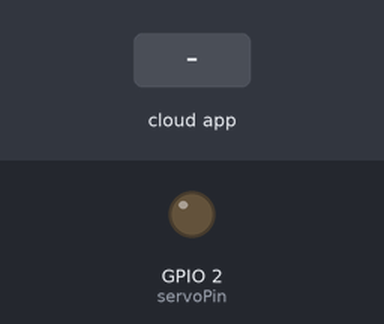
This sketch was run on a simulated ESP32. Parts: output pins drawn as LEDs (lit = HIGH). The inputs (shaded band) are chosen by the test bench. WiFi joins after 1.5 s; servers stay silent unless stated; the Firebase database answers and starts empty; what the sketch prints to the serial monitor is not drawn.

Above: at 2.7 s.
2.8 s: the phone or cloud app sets Switch to 1
At 3.9 s:
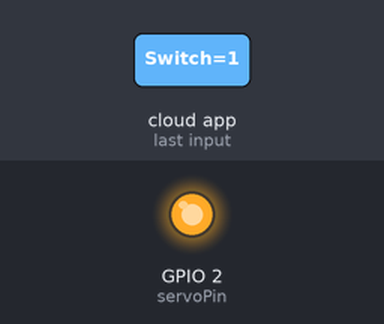
4.5 s: the phone or cloud app sets Switch to 0
At 5.9 s:
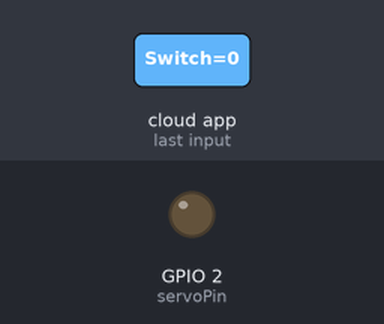
Timing chart, 0 to 7.5 s (numbered marks = the images above; inputs shaded):
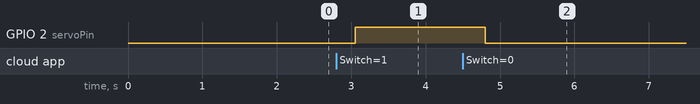

The sketch:

touploadesp32.ino
```cpp
#include <WiFi.h>
#include "FirebaseESP32.h"
//#include <Servo.h>
int servoPin = 2; // D2 PIN
//Servo Servo1;
#define WIFI_SSID "Vicky"
#define WIFI_PASSWORD "*********"
#define FIREBASE_HOST "home-automation-336c0-default-rtdb.firebaseio.com"
#define FIREBASE_AUTH "********************************"
FirebaseData firebaseData;
void setup() {
//  Servo1.attach(servoPin);
  Serial.begin(115200);
  WiFi.begin(WIFI_SSID, WIFI_PASSWORD);
  Serial.print("Connecting to Wi-Fi");
  while (WiFi.status() != WL_CONNECTED)
  {
    Serial.print(".");
    delay(300);
  }
  Serial.println();
  Serial.print("Connected with IP: ");
  Serial.println(WiFi.localIP());
  Serial.println();
  Firebase.begin(FIREBASE_HOST, FIREBASE_AUTH);
  Firebase.reconnectWiFi(true);
  //Set database read timeout to 1 minute (max 15 minutes)
  Firebase.setReadTimeout(firebaseData, 1000 * 60);
  pinMode(servoPin, OUTPUT);
}
void loop() {
    if (Firebase.getInt(firebaseData,"/A/B/C/Switch"))
    {
      int val2 = (firebaseData.intData());

      if(val2==1){
        digitalWrite(servoPin, HIGH);
        Serial.println("HIGH");
      }

      else{
        digitalWrite(servoPin, LOW);
        Serial.println("LOW");
      }
    }
    delay(200);
  // put your main code here, to run repeatedly:
}
```

Measured:
- after the input at 2.8 s, GPIO 2 (servoPin): LOW → HIGH after 0.25 s
- after the input at 4.5 s, GPIO 2 (servoPin): HIGH → LOW after 0.30 s
